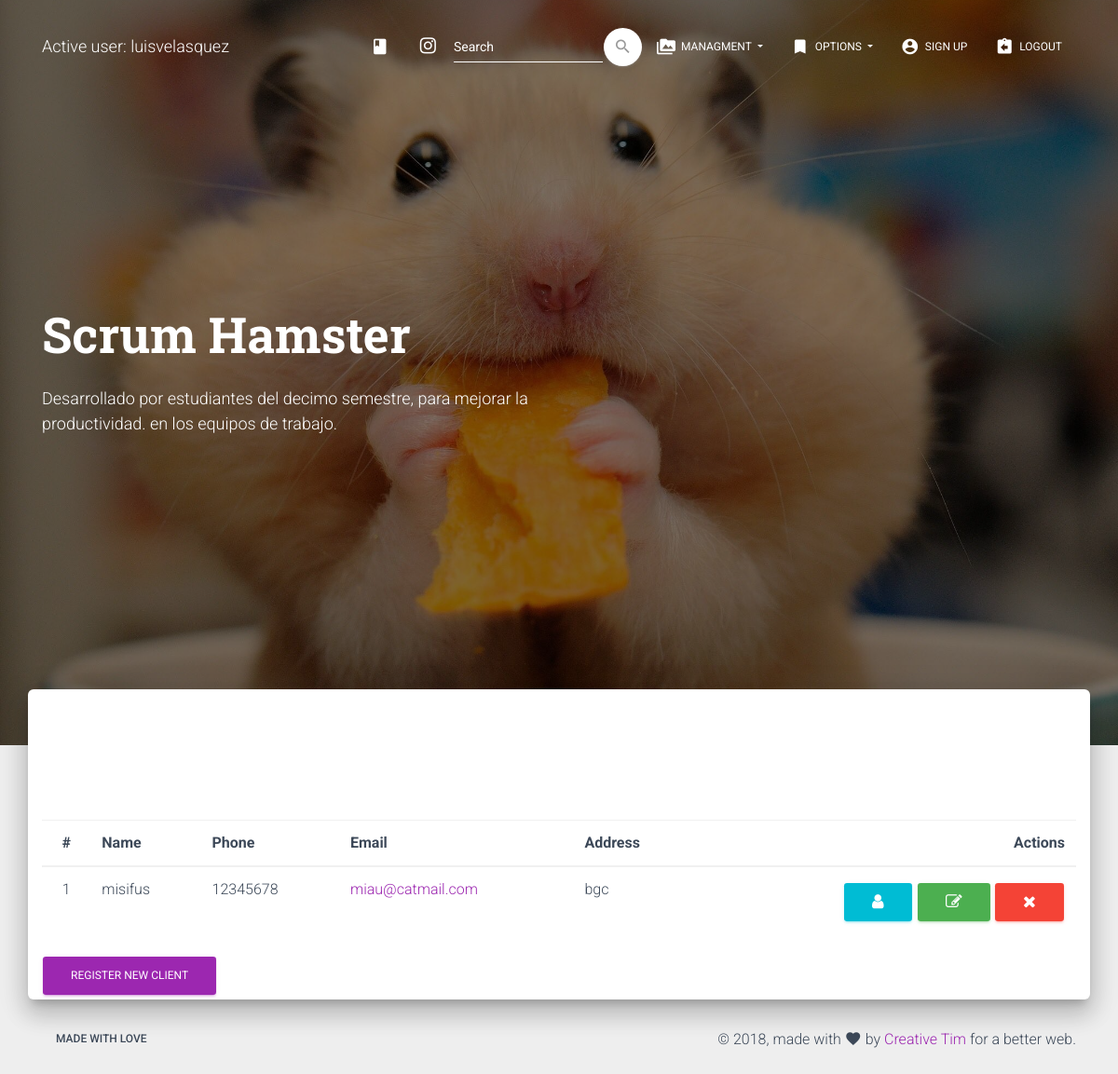
The page /list_client (signed in) on the database its author committed.
### modules/models.py (models this page shows, shortened)
class client(models.Model):
    name = models.CharField(max_length = 75)
    telephone = models.CharField(max_length = 25)
    email = models.EmailField()
    address = models.CharField(max_length = 150)

### modules/views.py (the view)
# urls.py: path('list_client', list_client, name = 'list_client'),
@login_required
def list_client(request):
	data = client.objects.all()
	return render(request, 'client/client_list.html', {'data': data})

### modules/templates/client/client_list.html
{% extends 'base.html' %}
{% block content %}
<table class="table">
    <thead>
        <tr>
            <th class="text-center">#</th>
            <th>Name</th>
            <th>Phone</th>
            <th>Email</th>
            <th>Address</th>
            <th class="text-right">Actions</th>
        </tr>
    </thead>
    {% for i in data %}
    <tbody>
        <tr>
            <td class="text-center">{{ i.id }}</td>
            <td>{{ i.name }}</td>
            <td>{{ i.telephone }}</td>
            <td><a href="mailto:{{ i.email }}">{{ i.email }}</a></td>
            <td>{{ i.address }}</td>
            <td class="td-actions text-right">
                <a href="{% url 'view_client' i.id %}" rael="tooltip" title="View Profile" class="btn btn-info btn-simple btn-xs">
                    <i class="fa fa-user"></i>
                </a>
                <a href="{% url 'update_client' i.id %}" rel="tooltip" title="Edit Profile" class="btn btn-success btn-simple btn-xs">
                    <i class="fa fa-edit"></i>
                </a>
                <a href="{% url 'delete_client' i.id %}" rel="tooltip" title="Remove" class="btn btn-danger btn-simple btn-xs">
                    <i class="fa fa-times"></i>
                </a>
            </td>
        </tr>
    </tbody>
    {% endfor %}
</table>
<a href="{% url 'create_client' %}" class="btn btn-primary btn-raised ">Register new client</a>
{% endblock %}

### modules/templates/base.html (shortened to what this page needs)
<!DOCTYPE html>
<html lang="en">
{% load static %}
<head>
  <link rel="stylesheet" href="https://maxcdn.bootstrapcdn.com/font-awesome/latest/css/font-awesome.min.css">
  <link href="{% static 'css/material-kit.css' %}" rel="stylesheet" />
  <link href="{% static 'demo/demo.css' %}" rel="stylesheet" />
</head>
<body class="landing-page sidebar-collapse">
  <nav class="navbar navbar-transparent navbar-color-on-scroll fixed-top navbar-expand-lg" color-on-scroll="100" id="sectionsNav">
    <div class="container">
      <div class="navbar-translate">
        {% if user.is_active %}
        <a class="navbar-brand" href="{% url 'index' %}">
          Active user: {{ user.username }} </a>
          {% endif %}
      </div>
      <div class="collapse navbar-collapse">
        <ul class="navbar-nav ml-auto">
          <li class="nav-item">
            <a class="nav-link" rel="tooltip" title="" data-placement="bottom" href="https://www.instagram.com/luis17velasquez/?hl=en" target="_blank" data-original-title="opent the CRM">
              <i class="material-icons">class</i>
            </a>
          </li>
          <li class="nav-item">
            <a class="nav-link" rel="tooltip" title="" data-placement="bottom" href="https://www.instagram.com/luis17velasquez/?hl=en" target="_blank" data-original-title="Follow us on Instagram">
              <i class="fa fa-instagram"></i>
            </a>
          </li>
          <li>
          <form class="form-inline ml-auto" method="POST" action ="{% url 'buscar_cliente' %}">{% csrf_token %}
              <div class="form-group has-white">
                <input type="text" class="form-control" placeholder="Search" name="buscalo">
              </div>
              <button type="submit" class="btn btn-white btn-just-icon btn-round">
                  <i class="material-icons">search</i>
              </button>
          </form>
          </li>
          {% if user.is_active %}
          <li class="dropdown nav-item">
            <a href="#" class="dropdown-toggle nav-link" data-toggle="dropdown">
              <i class="material-icons">perm_media</i> Managment
            </a>
          </li>
          <li class="dropdown nav-item">
            <a href="#" class="dropdown-toggle nav-link" data-toggle="dropdown">
              <i class="material-icons">bookmark</i> Options
            </a>
          </li>
          {% endif %}
           {% if user.is_active %}
           <li class="nav-item">
            <a class="nav-link" href="{% url 'signup' %}" onclick="scrollToDownload()">
              <i class="material-icons">account_circle</i> Sign up
            </a>
          </li>
          <li class="nav-item">
            <a class="nav-link" href="{% url 'logout' %}" onclick="scrollToDownload()">
              <i class="material-icons">assignment_return</i> Logout
            </a>
          </li>
          {% endif %}
        </ul>
      </div>
    </div>
  </nav>
  <div class="page-header header-filter" data-parallax="true" style="background-image: url('{% static 'img/profile_city.jpg' %}')">
    <div class="container">
      <div class="row">
        <div class="col-md-6">
          <h1 class="title">Scrum Hamster</h1>
          <h4>Desarrollado por estudiantes del decimo semestre, para mejorar la productividad. en los equipos de trabajo.</h4>
          <br>
        </div>
      </div>
    </div>
  </div>
  <div class="main main-raised">
    <div class="container">
      <div class="section text-center">
      </div>
      {% block content %}
      {% endblock %}
    </div>
  </div>
  <footer class="footer footer-default">
    <div class="container">
      <nav class="float-left">
        <ul>
          <li>
            <a href="#">
              made with love
            </a>
          </li>
        </ul>
      </nav>
      <div class="copyright float-right">
        &copy;
        , made with <i class="material-icons">favorite</i> by
        <a href="https://www.creative-tim.com" target="_blank">Creative Tim</a> for a better web.
      </div>
    </div>
  </footer>
</body>
</html>

### modules/static/demo/demo.css (style rules this page uses)
.title { margin-top: 30px; min-height: 32px; }

### rows shown on the page
client: id "1", name "misifus", telephone "12345678", email "miau@catmail.com", address "bgc"

### other values the page prints
{{ user.username }} "luisvelasquez"
